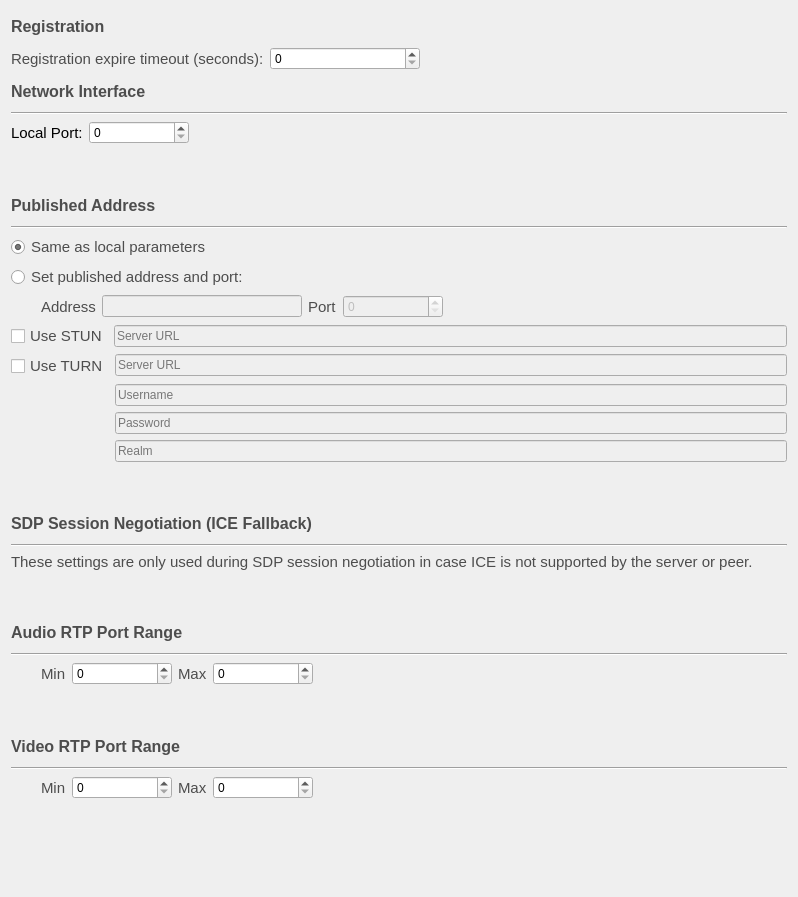
         <widget class="QWidget" name="scrollAreaWidgetContents">
          <property name="geometry">
           <rect>
            <x>0</x>
            <y>0</y>
            <width>798</width>
            <height>897</height>
           </rect>
          </property>
          <layout class="QVBoxLayout" name="verticalLayout_11">
           <item>
            <widget class="QLabel" name="label_2">
             <property name="minimumSize">
              <size>
               <width>0</width>
               <height>30</height>
              </size>
             </property>
             <property name="font">
              <font>
               <pointsize>12</pointsize>
               <weight>75</weight>
               <bold>true</bold>
              </font>
             </property>
             <property name="styleSheet">
              <string notr="true">color: rgb(77, 77, 77);</string>
             </property>
             <property name="text">
              <string>Registration</string>
             </property>
             <property name="buddy">
              <cstring>lrcfg_registrationExpire</cstring>
             </property>
            </widget>
           </item>
           <item>
            <layout class="QFormLayout" name="formLayout_3">
             <item row="0" column="0">
              <widget class="QLabel" name="label_9">
               <property name="font">
                <font>
                 <pointsize>11</pointsize>
                </font>
               </property>
               <property name="styleSheet">
                <string notr="true">color: rgb(77, 77, 77);</string>
               </property>
               <property name="text">
                <string>Registration expire timeout (seconds):</string>
               </property>
               <property name="buddy">
                <cstring>lrcfg_registrationExpire</cstring>
               </property>
              </widget>
             </item>
             <item row="0" column="1">
              <widget class="QSpinBox" name="lrcfg_registrationExpire">
               <property name="maximumSize">
                <size>
                 <width>150</width>
                 <height>16777215</height>
                </size>
               </property>
               <property name="toolTip">
                <string>Registration timeout selector spinbox</string>
               </property>
              </widget>
             </item>
            </layout>
           </item>
           <item>
            <widget class="QLabel" name="label_3">
             <property name="minimumSize">
              <size>
               <width>0</width>
               <height>30</height>
              </size>
             </property>
             <property name="font">
              <font>
               <pointsize>12</pointsize>
               <weight>75</weight>
               <bold>true</bold>
              </font>
             </property>
             <property name="styleSheet">
              <string notr="true">color: rgb(77, 77, 77);</string>
             </property>
             <property name="text">
              <string>Network Interface</string>
             </property>
            </widget>
           </item>
           <item>
            <widget class="Line" name="line_8">
             <property name="orientation">
              <enum>Qt::Horizontal</enum>
             </property>
            </widget>
           </item>
           <item>
            <layout class="QFormLayout" name="formLayout_4">
             <item row="0" column="0">
              <widget class="QLabel" name="label_10">
               <property name="font">
                <font>
                 <pointsize>11</pointsize>
                </font>
               </property>
               <property name="text">
                <string>Local Port:</string>
               </property>
               <property name="buddy">
                <cstring>lrcfg_localPort</cstring>
               </property>
              </widget>
             </item>
             <item row="0" column="1">
              <layout class="QHBoxLayout" name="horizontalLayout_7">
               <item>
                <widget class="QSpinBox" name="lrcfg_localPort">
                 <property name="minimumSize">
                  <size>
                   <width>100</width>
                   <height>0</height>
                  </size>
                 </property>
                 <property name="toolTip">
                  <string>local port selector spinbox</string>
                 </property>
                 <property name="maximum">
                  <number>65535</number>
                 </property>
                </widget>
               </item>
               <item>
                <spacer name="horizontalSpacer_4">
                 <property name="orientation">
                  <enum>Qt::Horizontal</enum>
                 </property>
                 <property name="sizeHint" stdset="0">
                  <size>
                   <width>40</width>
                   <height>20</height>
                  </size>
                 </property>
                </spacer>
               </item>
              </layout>
             </item>
            </layout>
           </item>
           <item>
            <spacer name="verticalSpacer_10">
             <property name="orientation">
              <enum>Qt::Vertical</enum>
             </property>
             <property name="sizeType">
              <enum>QSizePolicy::Fixed</enum>
             </property>
             <property name="sizeHint" stdset="0">
              <size>
               <width>20</width>
               <height>40</height>
              </size>
             </property>
            </spacer>
           </item>
           <item>
            <widget class="QLabel" name="label_4">
             <property name="minimumSize">
              <size>
               <width>0</width>
               <height>30</height>
              </size>
             </property>
             <property name="font">
              <font>
               <pointsize>12</pointsize>
               <weight>75</weight>
               <bold>true</bold>
              </font>
             </property>
             <property name="styleSheet">
              <string notr="true">color: rgb(77, 77, 77);</string>
             </property>
             <property name="text">
              <string>Published Address</string>
             </property>
            </widget>
           </item>
           <item>
            <widget class="Line" name="line_9">
             <property name="orientation">
              <enum>Qt::Horizontal</enum>
             </property>
            </widget>
           </item>
           <item>
            <layout class="QVBoxLayout" name="verticalLayout_8">
             <property name="topMargin">
              <number>0</number>
             </property>
             <property name="bottomMargin">
              <number>0</number>
             </property>
             <item>
              <widget class="QRadioButton" name="puslishedSameAsLocalRadio">
               <property name="font">
                <font>
                 <pointsize>11</pointsize>
                </font>
               </property>
               <property name="toolTip">
                <string>same as local radio button</string>
               </property>
               <property name="styleSheet">
                <string notr="true">color: rgb(77, 77, 77);</string>
               </property>
               <property name="text">
                <string>Same as local parameters</string>
               </property>
               <property name="checked">
                <bool>true</bool>
               </property>
               <attribute name="buttonGroup">
                <string notr="true">publishGroup</string>
               </attribute>
              </widget>
             </item>
             <item>
              <widget class="QRadioButton" name="customPublishedRadio">
               <property name="font">
                <font>
                 <pointsize>11</pointsize>
                </font>
               </property>
               <property name="toolTip">
                <string>personalise address and ports radio button</string>
               </property>
               <property name="styleSheet">
                <string notr="true">color: rgb(77, 77, 77);</string>
               </property>
               <property name="text">
                <string>Set published address and port:</string>
               </property>
               <attribute name="buttonGroup">
                <string notr="true">publishGroup</string>
               </attribute>
              </widget>
             </item>
             <item>
              <layout class="QHBoxLayout" name="publishAdressLayout">
               <property name="leftMargin">
                <number>30</number>
               </property>
               <property name="topMargin">
                <number>0</number>
               </property>
               <item>
                <widget class="QLabel" name="label_12">
                 <property name="font">
                  <font>
                   <pointsize>11</pointsize>
                  </font>
                 </property>
                 <property name="styleSheet">
                  <string notr="true">color: rgb(77, 77, 77);</string>
                 </property>
                 <property name="text">
                  <string>Address</string>
                 </property>
                 <property name="buddy">
                  <cstring>lrcfg_publishedAddress</cstring>
                 </property>
                </widget>
               </item>
               <item>
                <widget class="QLineEdit" name="lrcfg_publishedAddress">
                 <property name="enabled">
                  <bool>false</bool>
                 </property>
                 <property name="maximumSize">
                  <size>
                   <width>200</width>
                   <height>16777215</height>
                  </size>
                 </property>
                 <property name="toolTip">
                  <string>ip address text input</string>
                 </property>
                </widget>
               </item>
               <item>
                <widget class="QLabel" name="label_11">
                 <property name="font">
                  <font>
                   <pointsize>11</pointsize>
                  </font>
                 </property>
                 <property name="styleSheet">
                  <string notr="true">color: rgb(77, 77, 77);</string>
                 </property>
                 <property name="text">
                  <string>Port</string>
                 </property>
                 <property name="buddy">
                  <cstring>lrcfg_publishedPort</cstring>
                 </property>
                </widget>
               </item>
               <item>
                <widget class="QSpinBox" name="lrcfg_publishedPort">
                 <property name="enabled">
                  <bool>false</bool>
                 </property>
                 <property name="minimumSize">
                  <size>
                   <width>100</width>
                   <height>0</height>
                  </size>
                 </property>
                 <property name="toolTip">
                  <string>port selector spinbox</string>
                 </property>
                 <property name="maximum">
                  <number>65535</number>
                 </property>
                </widget>
               </item>
               <item>
                <spacer name="horizontalSpacer_5">
                 <property name="orientation">
                  <enum>Qt::Horizontal</enum>
                 </property>
                 <property name="sizeHint" stdset="0">
                  <size>
                   <width>40</width>
                   <height>20</height>
                  </size>
                 </property>
                </spacer>
               </item>
              </layout>
             </item>
             <item>
              <layout class="QHBoxLayout" name="horizontalLayout_8">
               <property name="topMargin">
                <number>0</number>
               </property>
               <item>
                <widget class="QCheckBox" name="lrcfg_sipStunEnabled">
                 <property name="font">
                  <font>
                   <pointsize>11</pointsize>
                  </font>
                 </property>
                 <property name="toolTip">
                  <string>use STUN checkbox</string>
                 </property>
                 <property name="styleSheet">
                  <string notr="true">color: rgb(77, 77, 77);</string>
                 </property>
                 <property name="text">
                  <string>Use STUN</string>
                 </property>
                </widget>
               </item>
               <item>
                <widget class="QLineEdit" name="lrcfg_sipStunServer">
                 <property name="enabled">
                  <bool>false</bool>
                 </property>
                 <property name="sizePolicy">
                  <sizepolicy hsizetype="MinimumExpanding" vsizetype="Fixed">
                   <horstretch>0</horstretch>
                   <verstretch>0</verstretch>
                  </sizepolicy>
                 </property>
                 <property name="placeholderText">
                  <string>Server URL</string>
                 </property>
                </widget>
               </item>
              </layout>
             </item>
             <item>
              <layout class="QFormLayout" name="formLayout_6">
               <property name="topMargin">
                <number>0</number>
               </property>
               <property name="bottomMargin">
                <number>0</number>
               </property>
               <item row="0" column="0">
                <widget class="QCheckBox" name="lrcfg_turnEnabled">
                 <property name="font">
                  <font>
                   <pointsize>11</pointsize>
                  </font>
                 </property>
                 <property name="toolTip">
                  <string>use TURN checkbox</string>
                 </property>
                 <property name="styleSheet">
                  <string notr="true">color: rgb(77, 77, 77);</string>
                 </property>
                 <property name="text">
                  <string>Use TURN</string>
                 </property>
                </widget>
               </item>
               <item row="0" column="1">
                <widget class="QLineEdit" name="lrcfg_turnServer">
                 <property name="enabled">
                  <bool>false</bool>
                 </property>
                 <property name="sizePolicy">
                  <sizepolicy hsizetype="MinimumExpanding" vsizetype="Fixed">
                   <horstretch>0</horstretch>
                   <verstretch>0</verstretch>
                  </sizepolicy>
                 </property>
                 <property name="toolTip">
                  <string>TURN server URL input</string>
                 </property>
                 <property name="placeholderText">
                  <string>Server URL</string>
                 </property>
                </widget>
               </item>
               <item row="1" column="1">
                <widget class="QLineEdit" name="lrcfg_turnServerUsername">
                 <property name="enabled">
                  <bool>false</bool>
                 </property>
                 <property name="sizePolicy">
                  <sizepolicy hsizetype="MinimumExpanding" vsizetype="Fixed">
                   <horstretch>0</horstretch>
                   <verstretch>0</verstretch>
                  </sizepolicy>
                 </property>
                 <property name="toolTip">
                  <string>TURN server username input</string>
                 </property>
                 <property name="placeholderText">
                  <string>Username</string>
                 </property>
                </widget>
               </item>
               <item row="2" column="1">
                <widget class="QLineEdit" name="lrcfg_turnServerPassword">
                 <property name="enabled">
                  <bool>false</bool>
                 </property>
                 <property name="sizePolicy">
                  <sizepolicy hsizetype="MinimumExpanding" vsizetype="Fixed">
                   <horstretch>0</horstretch>
                   <verstretch>0</verstretch>
                  </sizepolicy>
                 </property>
                 <property name="toolTip">
                  <string>TURN server password input</string>
                 </property>
                 <property name="echoMode">
                  <enum>QLineEdit::Password</enum>
                 </property>
                 <property name="placeholderText">
                  <string>Password</string>
                 </property>
                </widget>
               </item>
               <item row="3" column="1">
                <widget class="QLineEdit" name="lrcfg_turnServerRealm">
                 <property name="enabled">
                  <bool>false</bool>
                 </property>
                 <property name="sizePolicy">
                  <sizepolicy hsizetype="MinimumExpanding" vsizetype="Fixed">
                   <horstretch>0</horstretch>
                   <verstretch>0</verstretch>
                  </sizepolicy>
                 </property>
                 <property name="toolTip">
                  <string>TURN server Realm input</string>
                 </property>
                 <property name="placeholderText">
                  <string>Realm</string>
                 </property>
                </widget>
               </item>
              </layout>
             </item>
            </layout>
           </item>
           <item>
            <spacer name="verticalSpacer_11">
             <property name="orientation">
              <enum>Qt::Vertical</enum>
             </property>
             <property name="sizeType">
              <enum>QSizePolicy::Fixed</enum>
             </property>
             <property name="sizeHint" stdset="0">
              <size>
               <width>20</width>
               <height>40</height>
              </size>
             </property>
            </spacer>
           </item>
           <item>
            <widget class="QLabel" name="label_5">
             <property name="sizePolicy">
              <sizepolicy hsizetype="MinimumExpanding" vsizetype="Preferred">
               <horstretch>0</horstretch>
               <verstretch>0</verstretch>
              </sizepolicy>
             </property>
             <property name="minimumSize">
              <size>
               <width>0</width>
               <height>30</height>
              </size>
             </property>
             <property name="font">
              <font>
               <pointsize>12</pointsize>
               <weight>75</weight>
               <bold>true</bold>
              </font>
             </property>
             <property name="styleSheet">
              <string notr="true">color: rgb(77, 77, 77);</string>
             </property>
             <property name="text">
              <string>SDP Session Negotiation (ICE Fallback)</string>
             </property>
            </widget>
           </item>
           <item>
            <widget class="Line" name="line_10">
             <property name="orientation">
              <enum>Qt::Horizontal</enum>
             </property>
            </widget>
           </item>
           <item>
            <widget class="QLabel" name="label_6">
             <property name="sizePolicy">
              <sizepolicy hsizetype="MinimumExpanding" vsizetype="Preferred">
               <horstretch>0</horstretch>
               <verstretch>0</verstretch>
              </sizepolicy>
             </property>
             <property name="font">
              <font>
               <pointsize>11</pointsize>
              </font>
             </property>
             <property name="styleSheet">
              <string notr="true">color: rgb(77, 77, 77);</string>
             </property>
             <property name="text">
              <string>These settings are only used during SDP session negotiation in case ICE is not supported by the server or peer.</string>
             </property>
             <property name="wordWrap">
              <bool>true</bool>
             </property>
            </widget>
           </item>
           <item>
            <spacer name="verticalSpacer_12">
             <property name="orientation">
              <enum>Qt::Vertical</enum>
             </property>
             <property name="sizeType">
              <enum>QSizePolicy::Fixed</enum>
             </property>
             <property name="sizeHint" stdset="0">
              <size>
               <width>20</width>
               <height>40</height>
              </size>
             </property>
            </spacer>
           </item>
           <item>
            <widget class="QLabel" name="label_8">
             <property name="minimumSize">
              <size>
               <width>0</width>
               <height>30</height>
              </size>
             </property>
             <property name="font">
              <font>
               <pointsize>12</pointsize>
               <weight>75</weight>
               <bold>true</bold>
              </font>
             </property>
             <property name="styleSheet">
              <string notr="true">color: rgb(77, 77, 77);</string>
             </property>
             <property name="text">
              <string>Audio RTP Port Range</string>
             </property>
            </widget>
           </item>
           <item>
            <widget class="Line" name="line_11">
             <property name="orientation">
              <enum>Qt::Horizontal</enum>
             </property>
            </widget>
           </item>
           <item>
            <layout class="QHBoxLayout" name="horizontalLayout_5">
             <property name="leftMargin">
              <number>30</number>
             </property>
             <property name="topMargin">
              <number>0</number>
             </property>
             <item>
              <widget class="QLabel" name="label_13">
               <property name="font">
                <font>
                 <pointsize>11</pointsize>
                </font>
               </property>
               <property name="styleSheet">
                <string notr="true">color: rgb(77, 77, 77);</string>
               </property>
               <property name="text">
                <string>Min</string>
               </property>
               <property name="buddy">
                <cstring>lrcfg_audioPortMin</cstring>
               </property>
              </widget>
             </item>
             <item>
              <widget class="QSpinBox" name="lrcfg_audioPortMin">
               <property name="minimumSize">
                <size>
                 <width>100</width>
                 <height>0</height>
                </size>
               </property>
               <property name="toolTip">
                <string>Lower boundary for audio RTP port range selector</string>
               </property>
               <property name="maximum">
                <number>65535</number>
               </property>
              </widget>
             </item>
             <item>
              <widget class="QLabel" name="label_14">
               <property name="font">
                <font>
                 <pointsize>11</pointsize>
                </font>
               </property>
               <property name="styleSheet">
                <string notr="true">color: rgb(77, 77, 77);</string>
               </property>
               <property name="text">
                <string>Max</string>
               </property>
               <property name="buddy">
                <cstring>lrcfg_audioPortMax</cstring>
               </property>
              </widget>
             </item>
             <item>
              <widget class="QSpinBox" name="lrcfg_audioPortMax">
               <property name="minimumSize">
                <size>
                 <width>100</width>
                 <height>0</height>
                </size>
               </property>
               <property name="toolTip">
                <string>higher boundary for audio RTP port range selector</string>
               </property>
               <property name="maximum">
                <number>65535</number>
               </property>
              </widget>
             </item>
             <item>
              <spacer name="horizontalSpacer_2">
               <property name="orientation">
                <enum>Qt::Horizontal</enum>
               </property>
               <property name="sizeType">
                <enum>QSizePolicy::MinimumExpanding</enum>
               </property>
               <property name="sizeHint" stdset="0">
                <size>
                 <width>40</width>
                 <height>20</height>
                </size>
               </property>
              </spacer>
             </item>
            </layout>
           </item>
           <item>
            <spacer name="verticalSpacer_13">
             <property name="orientation">
              <enum>Qt::Vertical</enum>
             </property>
             <property name="sizeType">
              <enum>QSizePolicy::Fixed</enum>
             </property>
             <property name="sizeHint" stdset="0">
              <size>
               <width>20</width>
               <height>40</height>
              </size>
             </property>
            </spacer>
           </item>
           <item>
            <widget class="QLabel" name="label_7">
             <property name="minimumSize">
              <size>
               <width>0</width>
               <height>30</height>
              </size>
             </property>
             <property name="font">
              <font>
               <pointsize>12</pointsize>
               <weight>75</weight>
               <bold>true</bold>
              </font>
             </property>
             <property name="styleSheet">
              <string notr="true">color: rgb(77, 77, 77);</string>
             </property>
             <property name="text">
              <string>Video RTP Port Range</string>
             </property>
            </widget>
           </item>
           <item>
            <widget class="Line" name="line_12">
             <property name="orientation">
              <enum>Qt::Horizontal</enum>
             </property>
            </widget>
           </item>
           <item>
            <layout class="QHBoxLayout" name="horizontalLayout_6">
             <property name="leftMargin">
              <number>30</number>
             </property>
             <property name="topMargin">
              <number>0</number>
             </property>
             <item>
              <widget class="QLabel" name="label_15">
               <property name="font">
                <font>
                 <pointsize>11</pointsize>
                </font>
               </property>
               <property name="styleSheet">
                <string notr="true">color: rgb(77, 77, 77);</string>
               </property>
               <property name="text">
                <string>Min</string>
               </property>
               <property name="buddy">
                <cstring>lrcfg_videoPortMin</cstring>
               </property>
              </widget>
             </item>
             <item>
              <widget class="QSpinBox" name="lrcfg_videoPortMin">
               <property name="minimumSize">
                <size>
                 <width>100</width>
                 <height>0</height>
                </size>
               </property>
               <property name="toolTip">
                <string>Lower boundary for audio RTP port range selector</string>
               </property>
               <property name="maximum">
                <number>65535</number>
               </property>
              </widget>
             </item>
             <item>
              <widget class="QLabel" name="label_16">
               <property name="font">
                <font>
                 <pointsize>11</pointsize>
                </font>
               </property>
               <property name="styleSheet">
                <string notr="true">color: rgb(77, 77, 77);</string>
               </property>
               <property name="text">
                <string>Max</string>
               </property>
               <property name="buddy">
                <cstring>lrcfg_videoPortMax</cstring>
               </property>
              </widget>
             </item>
             <item>
              <widget class="QSpinBox" name="lrcfg_videoPortMax">
               <property name="minimumSize">
                <size>
                 <width>100</width>
                 <height>0</height>
                </size>
               </property>
               <property name="toolTip">
                <string>higher boundary for audio RTP port range selector</string>
               </property>
               <property name="maximum">
                <number>65535</number>
               </property>
              </widget>
             </item>
             <item>
              <spacer name="horizontalSpacer_3">
               <property name="orientation">
                <enum>Qt::Horizontal</enum>
               </property>
               <property name="sizeType">
                <enum>QSizePolicy::MinimumExpanding</enum>
               </property>
               <property name="sizeHint" stdset="0">
                <size>
                 <width>40</width>
                 <height>20</height>
                </size>
               </property>
              </spacer>
             </item>
            </layout>
           </item>
           <item>
            <spacer name="verticalSpacer_14">
             <property name="orientation">
              <enum>Qt::Vertical</enum>
             </property>
             <property name="sizeHint" stdset="0">
              <size>
               <width>20</width>
               <height>40</height>
              </size>
             </property>
            </spacer>
           </item>
          </layout>
         </widget>
